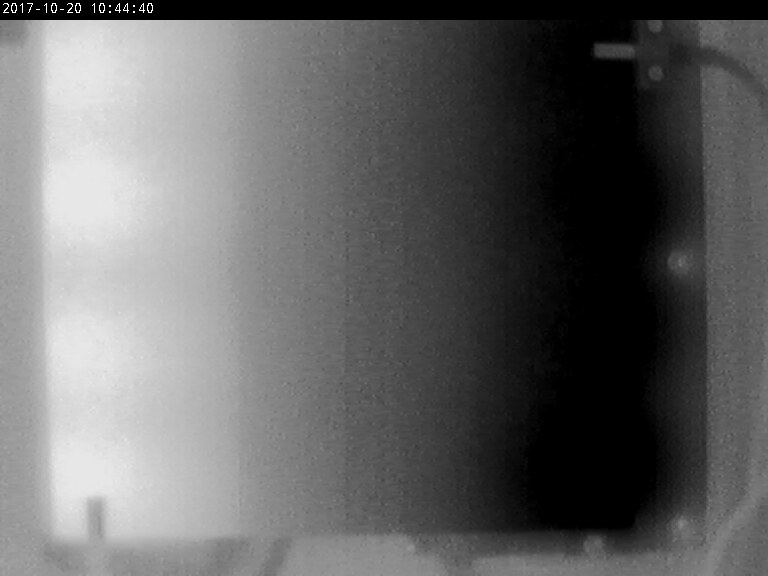
#> input picture zad3/termowizja.jpg, 768 x 576 px
$ python zad3.py
#> lines starting #> are read from the running program, lines starting #| are printed output that depends on the picture; after the words box and inside, x2 and y2 are one past the last pixel; in counts of white or black regions, pixels touching at a corner belong together
import cv2
import numpy as np
import matplotlib.pyplot as plt

image_path = 'termowizja.jpg'
image = cv2.imread(image_path, cv2.IMREAD_GRAYSCALE)
#> image is the input picture: shape (576, 768); min 0, max 255, mean 100.8

x, y, w, h = 100, 50, 300, 200
roi = image[y:y+h, x:x+w]
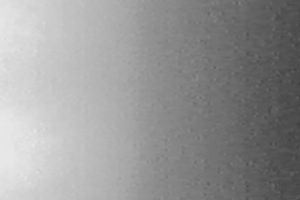
#> roi: shape (200, 300); min 63, max 233, mean 150.2

# Progowanie proste
_, thresh_simple = cv2.threshold(roi, 127, 255, cv2.THRESH_BINARY)
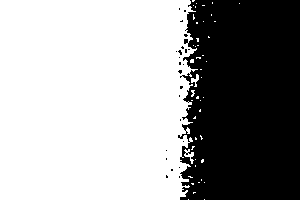
#> thresh_simple: shape (200, 300); 62.7% white; 24 black regions (23 under 20 px), largest, box (x1, y1, x2, y2) and area: (178, 0, 300, 200) 22290

# Progowanie adaptacyjne
thresh_adaptive = cv2.adaptiveThreshold(roi, 255, cv2.ADAPTIVE_THRESH_GAUSSIAN_C, cv2.THRESH_BINARY, 11, 2)
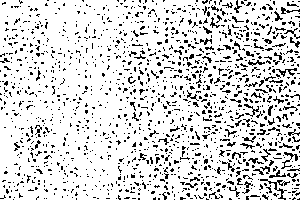
#> thresh_adaptive: shape (200, 300); 85% white; black in thin lines or dots

# Progowanie Otsu
_, thresh_otsu = cv2.threshold(roi, 0, 255, cv2.THRESH_BINARY + cv2.THRESH_OTSU)
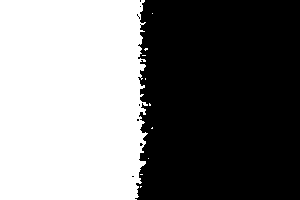
#> thresh_otsu: shape (200, 300); 47.2% white; 10 white regions (9 under 20 px), largest, box (x1, y1, x2, y2) and area: (0, 0, 148, 200) 28311

fig, axs = plt.subplots(2, 2, figsize=(10, 10))
axs[0, 0].imshow(roi, cmap='gray')
axs[0, 0].set_title('Oryginał')
axs[0, 1].imshow(thresh_simple, cmap='gray')
axs[0, 1].set_title('Progowanie proste')
axs[1, 0].imshow(thresh_adaptive, cmap='gray')
axs[1, 0].set_title('Progowanie adaptacyjne')
axs[1, 1].imshow(thresh_otsu, cmap='gray')
axs[1, 1].set_title('Progowanie Otsu')

for ax in axs.flat:
    ax.axis('off')

plt.tight_layout()
plt.show()
